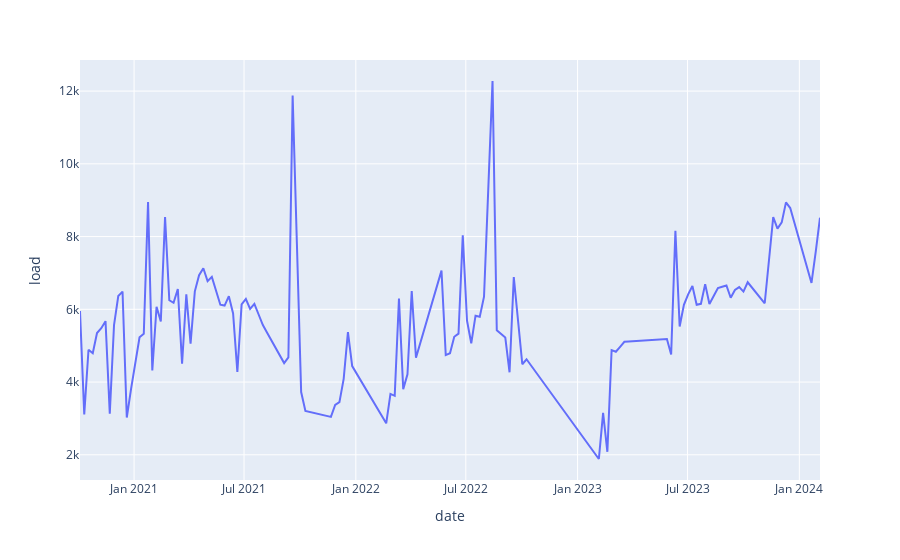

The notebook cell saved with this chart:
### Code cell
px.line(df_average, x='date', y='load')

### Figure 1 — Plotly figure (JSON) as saved in the notebook; plotly's stock layout.template omitted (floating-point values rounded to 4 significant figures; data arrays with more than 128 entries replaced by an {"elided": "..."} marker saying what was removed)
{"data": [{"hovertemplate": "date=%{x}<br>load=%{y}<extra></extra>", "legendgroup": "", "line": {"color": "#636efa", "dash": "solid"}, "marker": {"symbol": "circle"}, "mode": "lines", "name": "", "orientation": "v", "showlegend": false, "type": "scatter", "x": {"elided": "175 str values"}, "xaxis": "x", "y": {"elided": "175 float values"}, "yaxis": "y"}], "layout": {"legend": {"tracegroupgap": 0}, "margin": {"t": 60}, "xaxis": {"anchor": "y", "domain": [0, 1], "title": {"text": "date"}}, "yaxis": {"anchor": "x", "domain": [0, 1], "title": {"text": "load"}}}}
